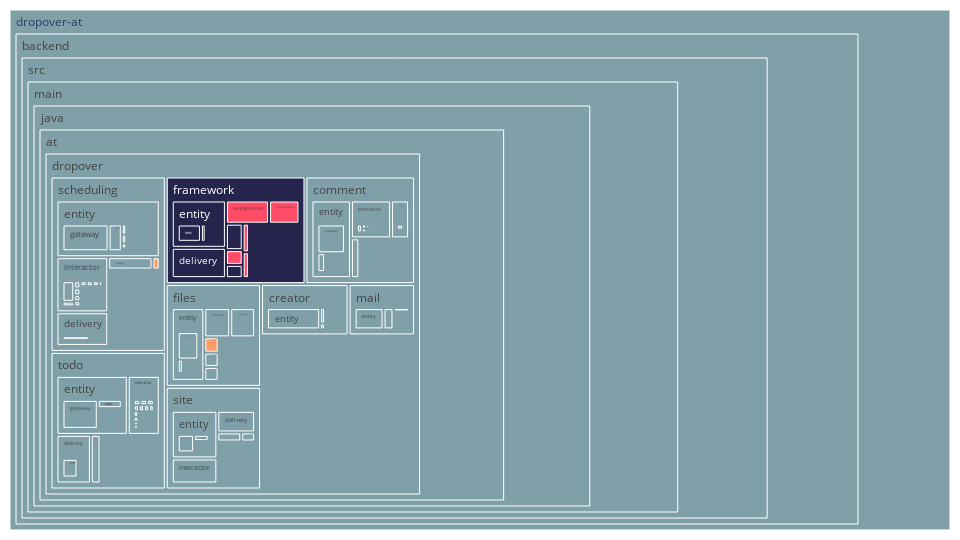

Source (notebook cell):
### Markdown cell above
## Step 4: Visualization

Finally, we use Plotly to generate the interactive treemap. The size of each box represents the number of lines of code. The color indicates the concept classification of the file or the dominant classification within a directory.

### Code cell
if len(ids) > 1:
    print("Generating treemap...")
    
    fig = go.Figure(go.Treemap(
        ids=ids,
        labels=labels,
        parents=parents,
        values=values,
        customdata=customdata,
        hovertemplate='<b>%{label}</b><br>Lines: %{value}<br>%{customdata}<extra></extra>',
        marker_colors=colors, # Pass the list of string colors directly
        root_color="lightgrey"
    ))

    fig.update_layout(
        margin=dict(t=10, l=10, r=10, b=10),
        width=1920/2,
        height=1080/2
    )

    fig.show()
    print("Treemap generation complete.")

    
    output_html_file = "code_concept_analysis_treemap.html"
    fig.write_html(output_html_file)
    print(f"Treemap saved as interactive HTML: {output_html_file}")
else:
    print("No data to visualize. Check the previous steps for errors.")

### Figure 1 — Plotly figure (JSON) as saved in the notebook; plotly's stock layout.template omitted (floating-point values rounded to 4 significant figures; data arrays with more than 128 entries replaced by an {"elided": "..."} marker saying what was removed)
{"data": [{"customdata": {"elided": "578 str values"}, "hovertemplate": "<b>%{label}</b><br>Lines: %{value}<br>%{customdata}<extra></extra>", "ids": {"elided": "578 str values"}, "labels": {"elided": "578 str values"}, "marker": {"colors": {"elided": "578 str values"}}, "parents": {"elided": "578 str values"}, "root": {"color": "lightgrey"}, "type": "treemap", "values": {"elided": "578 int values"}}], "layout": {"height": 540, "margin": {"b": 10, "l": 10, "r": 10, "t": 10}, "width": 960}}
